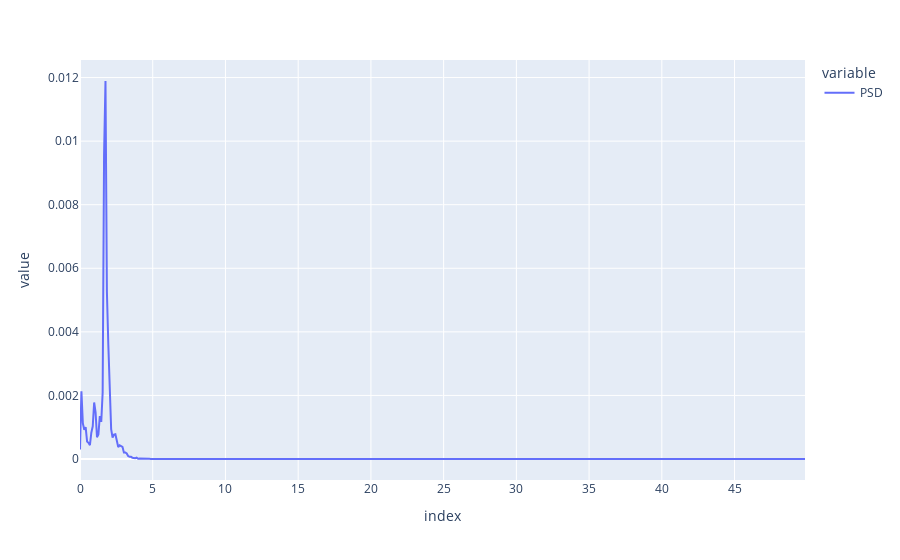

The notebook cell saved with this chart:
### Code cell
f, Pxx = signal.welch(accel_filtered.magnitude.to_numpy(), fs, nperseg=1024)
px.line(pd.DataFrame(index=f, data=dict(PSD=Pxx)))

### Figure 1 — Plotly figure (JSON) as saved in the notebook; plotly's stock layout.template omitted (floating-point values rounded to 4 significant figures; data arrays with more than 128 entries replaced by an {"elided": "..."} marker saying what was removed)
{"data": [{"hovertemplate": "variable=PSD<br>index=%{x}<br>value=%{y}<extra></extra>", "legendgroup": "PSD", "line": {"color": "#636efa", "dash": "solid"}, "marker": {"symbol": "circle"}, "mode": "lines", "name": "PSD", "orientation": "v", "showlegend": true, "type": "scatter", "x": {"elided": "513 float values"}, "xaxis": "x", "y": {"elided": "513 float values"}, "yaxis": "y"}], "layout": {"legend": {"title": {"text": "variable"}, "tracegroupgap": 0}, "margin": {"t": 60}, "xaxis": {"anchor": "y", "domain": [0, 1], "title": {"text": "index"}}, "yaxis": {"anchor": "x", "domain": [0, 1], "title": {"text": "value"}}}}
